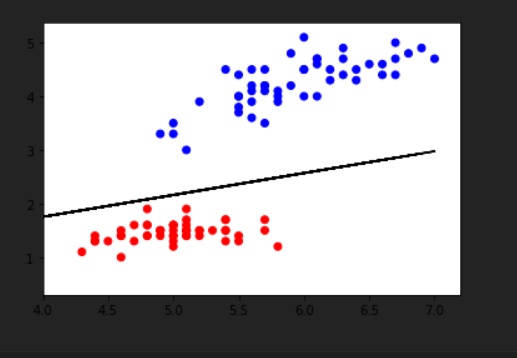

Generate this figure with Python:
import pandas as pd
import numpy as np
import matplotlib.pyplot as plt
import random

df = pd.read_csv('https://archive.ics.uci.edu/ml/machine-learning-databases/iris/iris.data',header=None)

df = df.mask(df.eq('Iris-virginica')).dropna()
del df[1]
del df[3]

plot_dict = {'Iris-setosa': 'red', 'Iris-versicolor': 'blue'}
fig, ax = plt.subplots()
ax.scatter(df[0], df[2], c=df[4].apply(lambda x: plot_dict[x]))

plt.show()
plt.show()


class Adaline():
    def __init__(self):
        self.weights = [0.0, 0.0]
        self.bias = 0.0
        self.gradient = [0.0, 0.0, 0.0]

    def decision_function(self, x):
        return x

    def predict(self, x):
        first = x[0]
        first = first * float(self.weights[0])
        second = x[1]
        second = second * float(self.weights[1])
        return self.decision_function(first + second + self.bias)

    def train(self, x, y, learning_rate=0.0004, iterations=100):
        self.weights = [0.0, 0.0]
        self.bias = 0.0
        self.gradient = [0.0, 0.0, 0.0]
        for _ in range(0, iterations):
            for i in range(0, len(x)):
                predicted_value = self.predict(x[i])
                error_in_prediction = (y[i][0] - predicted_value)
                for j in range(0, len(self.weights)):
                    self.gradient[j + 1] += round(error_in_prediction*x[i][j], 2)
                self.gradient[0] += round(error_in_prediction, 2)

            self.bias += (round(self.gradient[0],2)*learning_rate)
            self.weights[0] += (round(self.gradient[1],2)*learning_rate)
            self.weights[1] += (round(self.gradient[2],2)*learning_rate)

            self.gradient[0] = 0.0
            self.gradient[1] = 0.0
            self.gradient[2] = 0.0
        return [self.bias] + self.weights

x = np.array([df[0],df[2]]).T
y=np.array([df[4]]).T
y = np.where(y == "Iris-setosa" ,-1,1)
random.seed(None)
perceptron = Adaline()
values_for_chart = perceptron.train(x,y)
print(values_for_chart)

plot_dict = {'Iris-setosa': 'red', 'Iris-versicolor': 'blue'}
fig, ax = plt.subplots()
axes = plt.gca()
axes.set_xlim([4,7.2])
values_for_chart = values_for_chart[1]/(-1*values_for_chart[2])*x+values_for_chart[0]/(values_for_chart[2]*-1)
plt.plot(x, values_for_chart, c="black")
ax.scatter(df[0], df[2], c=df[4].apply(lambda x: plot_dict[x]))

plt.show()
plt.show()
